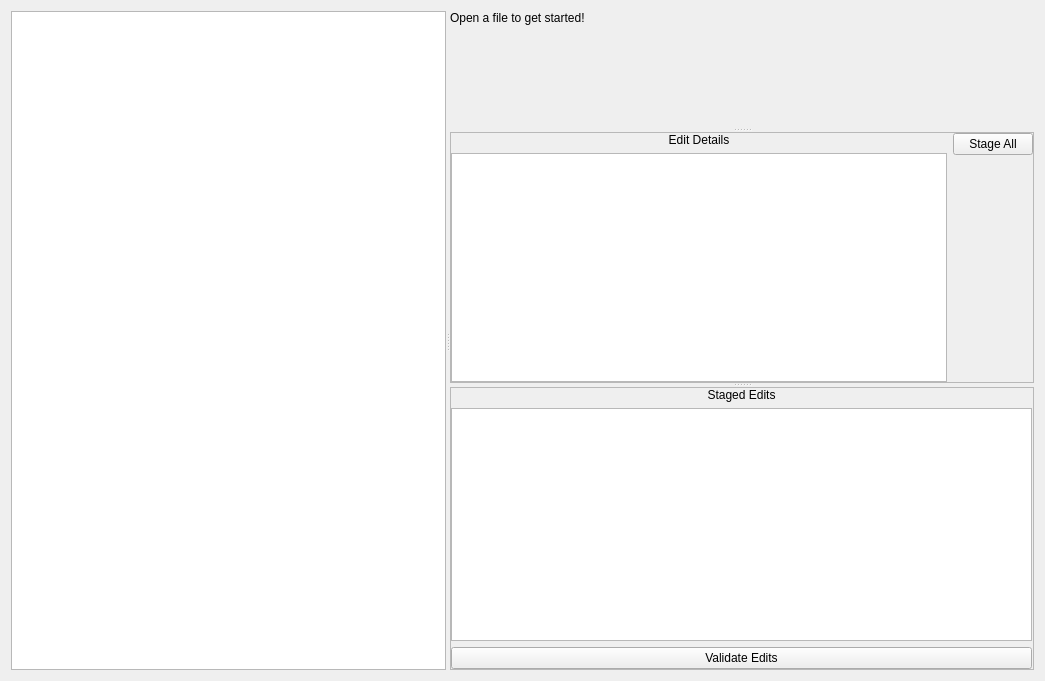
<?xml version="1.0" encoding="UTF-8"?>
<ui version="4.0">
 <class>WizardPage</class>
 <widget class="QWizardPage" name="WizardPage">
  <property name="geometry">
   <rect>
    <x>0</x>
    <y>0</y>
    <width>1045</width>
    <height>681</height>
   </rect>
  </property>
  <property name="sizePolicy">
   <sizepolicy hsizetype="Expanding" vsizetype="Expanding">
    <horstretch>0</horstretch>
    <verstretch>0</verstretch>
   </sizepolicy>
  </property>
  <property name="windowTitle">
   <string>ConfigureEditsPage</string>
  </property>
  <property name="title">
   <string>Configure Edits</string>
  </property>
  <property name="subTitle">
   <string>Make edits to the template and stage them</string>
  </property>
  <layout class="QVBoxLayout" name="verticalLayout">
   <item>
    <widget class="QSplitter" name="splitter_2">
     <property name="sizePolicy">
      <sizepolicy hsizetype="Expanding" vsizetype="Expanding">
       <horstretch>0</horstretch>
       <verstretch>0</verstretch>
      </sizepolicy>
     </property>
     <property name="orientation">
      <enum>Qt::Horizontal</enum>
     </property>
     <widget class="QTreeView" name="tree_view">
      <property name="editTriggers">
       <set>QAbstractItemView::NoEditTriggers</set>
      </property>
     </widget>
     <widget class="QSplitter" name="splitter">
      <property name="orientation">
       <enum>Qt::Vertical</enum>
      </property>
      <widget class="QLabel" name="edits_table_placeholder">
       <property name="minimumSize">
        <size>
         <width>0</width>
         <height>100</height>
        </size>
       </property>
       <property name="text">
        <string>Open a file to get started!</string>
       </property>
       <property name="alignment">
        <set>Qt::AlignLeading|Qt::AlignLeft|Qt::AlignTop</set>
       </property>
      </widget>
      <widget class="QFrame" name="details_frame">
       <property name="sizePolicy">
        <sizepolicy hsizetype="Preferred" vsizetype="Preferred">
         <horstretch>0</horstretch>
         <verstretch>0</verstretch>
        </sizepolicy>
       </property>
       <property name="minimumSize">
        <size>
         <width>50</width>
         <height>0</height>
        </size>
       </property>
       <property name="frameShape">
        <enum>QFrame::StyledPanel</enum>
       </property>
       <property name="frameShadow">
        <enum>QFrame::Raised</enum>
       </property>
       <layout class="QHBoxLayout" name="horizontalLayout">
        <property name="leftMargin">
         <number>0</number>
        </property>
        <property name="topMargin">
         <number>0</number>
        </property>
        <property name="rightMargin">
         <number>0</number>
        </property>
        <property name="bottomMargin">
         <number>0</number>
        </property>
        <item>
         <layout class="QVBoxLayout" name="verticalLayout_5">
          <property name="topMargin">
           <number>0</number>
          </property>
          <item>
           <widget class="QLabel" name="detail_label">
            <property name="text">
             <string>Edit Details</string>
            </property>
            <property name="alignment">
             <set>Qt::AlignCenter</set>
            </property>
           </widget>
          </item>
          <item>
           <widget class="QListWidget" name="details_list"/>
          </item>
         </layout>
        </item>
        <item>
         <layout class="QVBoxLayout" name="verticalLayout_3">
          <property name="leftMargin">
           <number>0</number>
          </property>
          <item>
           <widget class="QPushButton" name="stage_all_button">
            <property name="text">
             <string>Stage All</string>
            </property>
           </widget>
          </item>
          <item>
           <widget class="PyDMDrawingLine" name="PyDMDrawingLine">
            <property name="toolTip">
             <string/>
            </property>
            <property name="penWidth" stdset="0">
             <double>5.000000000000000</double>
            </property>
            <property name="rotation" stdset="0">
             <double>90.000000000000000</double>
            </property>
            <property name="arrowStartPoint" stdset="0">
             <bool>true</bool>
            </property>
           </widget>
          </item>
         </layout>
        </item>
       </layout>
      </widget>
      <widget class="QFrame" name="stage_frame">
       <property name="frameShape">
        <enum>QFrame::StyledPanel</enum>
       </property>
       <property name="frameShadow">
        <enum>QFrame::Raised</enum>
       </property>
       <layout class="QVBoxLayout" name="verticalLayout_4">
        <property name="leftMargin">
         <number>0</number>
        </property>
        <property name="topMargin">
         <number>0</number>
        </property>
        <property name="rightMargin">
         <number>1</number>
        </property>
        <property name="bottomMargin">
         <number>0</number>
        </property>
        <item>
         <widget class="QLabel" name="staged_label">
          <property name="text">
           <string>Staged Edits</string>
          </property>
          <property name="alignment">
           <set>Qt::AlignCenter</set>
          </property>
         </widget>
        </item>
        <item>
         <widget class="QListWidget" name="staged_list"/>
        </item>
        <item>
         <widget class="QPushButton" name="validate_button">
          <property name="text">
           <string>Validate Edits</string>
          </property>
         </widget>
        </item>
       </layout>
      </widget>
     </widget>
    </widget>
   </item>
  </layout>
 </widget>
 <customwidgets>
  <customwidget>
   <class>PyDMDrawingLine</class>
   <extends>QWidget</extends>
   <header>pydm.widgets.drawing</header>
  </customwidget>
 </customwidgets>
 <resources/>
 <connections/>
</ui>
